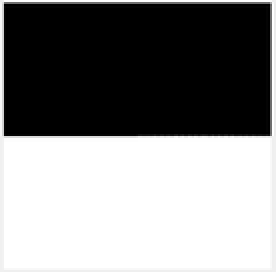
%> input picture assignment2/input_data/box.png, 138 x 136 px, shrunk from 526 x 520 before the run (shown 2 times larger)
$ octave q3.m   (GNU Octave 9; MATLAB toolbox functions it lacks are replaced by stand-ins)
%> lines starting %> are read from the running program, lines starting %| are printed output that depends on the picture
### assignment2/src/convolve_with.m
function result = convolve_with(im,h)
    n = size(h,1);
    [x,y,channel] = size(im);
    if (mod(n,2) == 1)
        k = (n-1)/2;
    else
        k = n/2;
    end
    res = zeros(x,y);
    im2 = zeros(x+n-1,y+n-1);
    im2(k+1:x+k,k+1:y+k) = im;
    im2 = double(im2);h= double(h);
    h = fliplr(flipud(h));
    for i = 1:x
        for j = 1:y
            res(i,j) = sum(sum(dot(im2(i:i+n-1,j:j+n-1),h)));
        end
    end
    result = double(res);
end

### assignment2/src/q3.m
close all;
clear;

boxx = rgb2gray(imread("../input_data/box.png"));
%> boxx: size 136x138 uint8; min 0, max 255, mean 133.5
blur = rgb2gray(imread("../input_data/blur.jpg"));
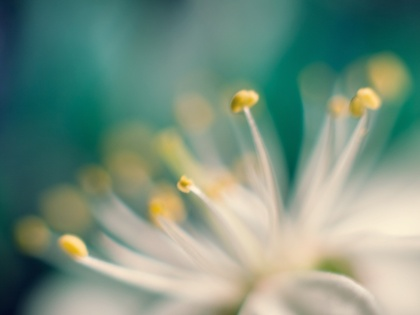
%> input picture assignment2/input_data/blur.jpg, 420 x 315 px, shrunk from 1600 x 1200 before the run
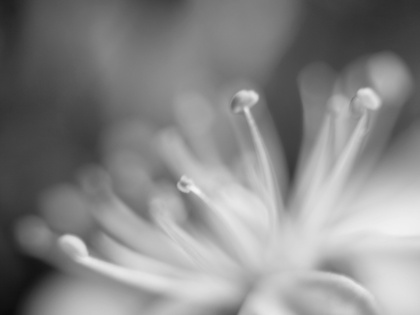
%> blur: size 315x420 uint8; min 11, max 243, mean 134.9

%  Prewitt Filter
Px = [-1 0 1;-1 0 1;-1 0 1];
Py = [ 1 1 1; 0 0 0;-1 -1 -1];
fil_prewitt_y = convolve_with(boxx,Py);
%> after the loop in convolve_with, `for i = 1:x`:
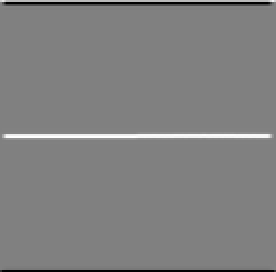
%> res: size 136x138 double (shown 2 times larger); min -765, max 748, mean -0.3; drawn with min black and max white
imshow(uint8(fil_prewitt_y), []);
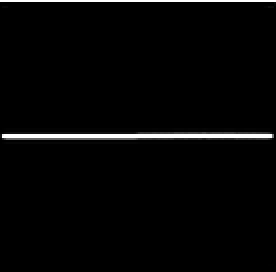
%> displayed picture: size 136x138, on the screen's scale of 0 to 255 (shown 2 times larger); min 0, max 255, mean 6.4
imwrite(uint8(fil_prewitt_y),'../output_data/box_prewitts.png');

prewitt_blur_x = convolve_with(blur,Px);
%> call 2 of convolve_with, with h = [-1 0 1; -1 0 1; -1 0 1]
%> after the loop in convolve_with (call 2), `for i = 1:x`:
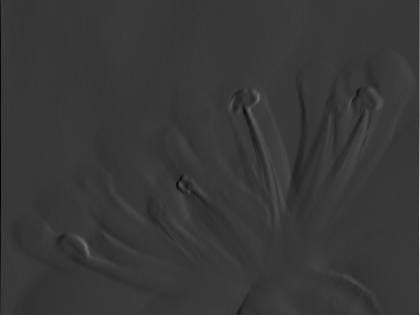
%> res: size 315x420 double; min -203, max 711, mean -0.7; drawn with min black and max white
prewitt_blur_y = convolve_with(blur,Py);
%> call 3 of convolve_with, with h = [1 1 1; 0 0 0; -1 -1 -1]
%> after the loop in convolve_with (call 3), `for i = 1:x`:
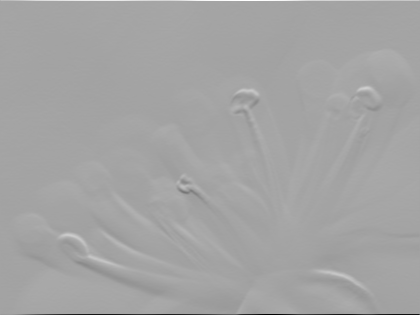
%> res: size 315x420 double; min -684, max 380, mean 0.8; drawn with min black and max white

imshow(uint8(prewitt_blur_x), []);
imwrite(uint8(prewitt_blur_x),'../output_data/blurx_prewitts.png');
imshow(uint8(prewitt_blur_y), []);
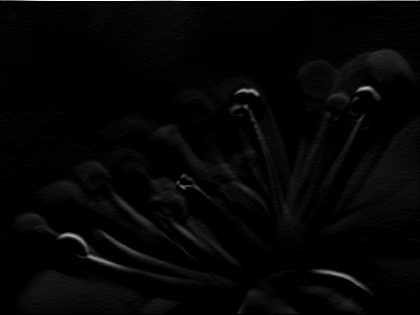
%> displayed picture: size 315x420, on the screen's scale of 0 to 255; min 0, max 255, mean 5.4
imwrite(uint8(prewitt_blur_y),'../output_data/blury_prewitts.png');
